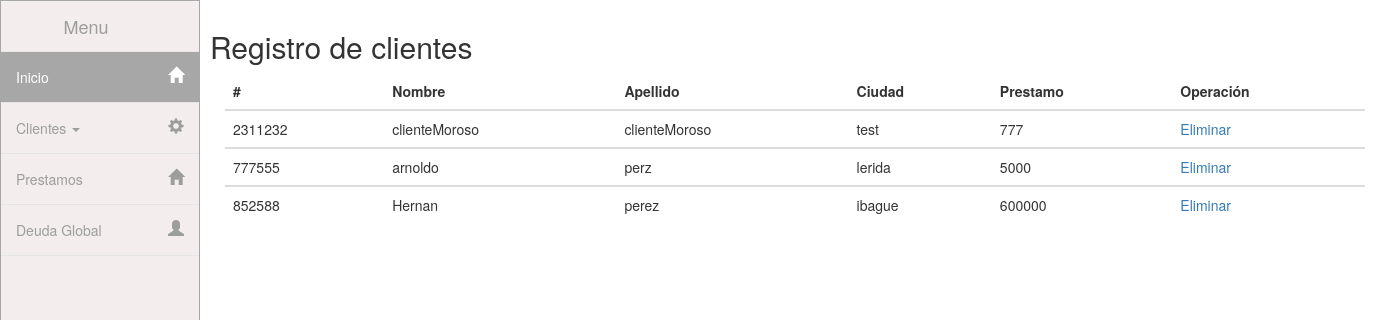
Page /view_clientesMorosos.php on the committed database.
### tables this page shows
CREATE TABLE IF NOT EXISTS `cliente` (
  `cedula` varchar(11) NOT NULL,
  `nombre` varchar(50) DEFAULT NULL,
  `apellido` varchar(50) DEFAULT NULL,
  `telefono` varchar(10) DEFAULT NULL,
  `direccion` varchar(250) DEFAULT NULL,
  `departamento` varchar(50) DEFAULT NULL,
  `ciudad` varchar(50) DEFAULT NULL,
  `prestamo` int(11) DEFAULT NULL,
  `observacion` varchar(250) DEFAULT NULL,
  `tipo` char(1) DEFAULT NULL,
  PRIMARY KEY (`cedula`)
);

### determ.php (called while the page is built, shortened)
<?php
class Login{
public function obtenerClientesMorosos(){
	$query = "SELECT * FROM cliente where tipo = 'M'";
	$confi=new Datos_conexion();
	$mysql=new mysqli($confi->host(),$confi->usuario(),$confi->pasword(),$confi->DB());
	$arr = [];
	$i=0;
	if ($result = $mysql->query($query)) {
	    while ($row = $result->fetch_assoc()) {
			$arr[$i] = $row;
		 	$i++;
	    }
	}
	return $arr;
}
}
 ?>

### view_clientesMorosos.php (the view, shortened to what this page needs)
<!DOCTYPE html PUBLIC "-//W3C//DTD XHTML 1.0 Transitional//EN" "http://www.w3.org/TR/xhtml1/DTD/		xhtml1-transitional.dtd">
<html xmlns="http://www.w3.org/1999/xhtml">
	<head>
		<link href="css/home.css" rel="stylesheet" >
		<link href="//maxcdn.bootstrapcdn.com/bootstrap/3.3.0/css/bootstrap.min.css" rel="stylesheet" id="bootstrap-css">
	</head>
	<body>
		<nav class="navbar navbar-inverse sidebar" role="navigation">
    		<div class="container-fluid">
				<div class="navbar-header">
					<a class="navbar-brand" href="#">Menu</a>
				</div>
				<div class="collapse navbar-collapse" id="bs-sidebar-navbar-collapse-1">
					<ul class="nav navbar-nav">
						<li class="active"><a href="inicio.php">Inicio<span style="font-size:16px;" class="pull-right hidden-xs showopacity glyphicon glyphicon-home"></span></a></li>
						<li class="dropdown">
		                    <a href="#" class="dropdown-toggle" data-toggle="dropdown">Clientes <span class="caret"></span><span style="font-size:16px;" class="pull-right hidden-xs showopacity glyphicon glyphicon-cog"></span></a>
						</li>
						<li><a href="#">Prestamos<span style="font-size:16px;" class="pull-right hidden-xs showopacity glyphicon glyphicon-home"></span></a></li>
						<li ><a href="#">Deuda Global<span style="font-size:16px;" class="pull-right hidden-xs showopacity glyphicon glyphicon-user"></span></a></li>
					</ul>
				</div>
			</div>
		</nav>
		<div class="main">
			<div>
				<h2>Registro de clientes</h2>
			</div>
			<div class="container">
				<?php
					require_once "determ.php";
					$data = new Login;
					$arr = $data->obtenerClientesMorosos();
				 ?>
				<table class="table">
				  <thead>
				    <tr>
				      <th scope="col">#</th>
				      <th scope="col">Nombre</th>
				      <th scope="col">Apellido</th>
				      <th scope="col">Ciudad</th>
				      <th scope="col">Prestamo</th>
				      <th scope="col">Operación</th>
				    </tr>
				  </thead>
				  <?php foreach ($arr as $row) {?>
				  <tbody>
				    <tr>
				      <td><?php echo $row["cedula"] ?></td>
				      <td><?php echo $row["nombre"] ?></td>
				      <td><?php echo $row["apellido"] ?></td>
				      <td><?php echo $row["ciudad"] ?></td>
				      <td><?php echo $row["prestamo"] ?></td>
				      <td><a href="eliminarCliente.php?cedula=<?php echo $row["cedula"];?>">Eliminar</a></td>
				    </tr>
				  </tbody>
				   <?php  } ?>
				</table>
			</div>
		</div>
	</body>
</html>

### css/home.css (style rules this page uses)
body,html { height: 100%; }
nav.sidebar.navbar { border-radius: 0px; }
nav.sidebar, .main { -webkit-transition: margin 200ms ease-out; -moz-transition: margin 200ms ease-out; -o-transition: margin 200ms ease-out; transition: margin 200ms ease-out; }
.main { padding: 10px 10px 0 10px; }
@media (min-width: 768px) { .main { position: absolute; width: calc(100% - 40px); margin-left: 40px; float: right; } }
@media (min-width: 768px) { nav.sidebar.navbar.sidebar>.container .navbar-brand, .navbar>.container-fluid .navbar-brand { margin-left: 0px; } }
@media (min-width: 768px) { nav.sidebar .navbar-brand, nav.sidebar .navbar-header { text-align: center; width: 100%; margin-left: 0px; } }
@media (min-width: 768px) { nav.sidebar a { padding-right: 13px; } }
@media (min-width: 768px) { nav.sidebar .navbar-nav > li:first-child { border-top: 1px #e5e5e5 solid; } }
@media (min-width: 768px) { nav.sidebar .navbar-nav > li { border-bottom: 1px #e5e5e5 solid; } }
@media (min-width: 768px) { nav.sidebar .navbar-collapse, nav.sidebar .container-fluid { padding: 0 0px 0 0px; } }
@media (min-width: 768px) { nav.sidebar { width: 200px; height: 100%; margin-left: -160px; float: left; z-index: 8000; margin-bottom: 0px; } }
@media (min-width: 768px) { nav.sidebar li { width: 100%; } }
@media (min-width: 1330px) { .main { width: calc(100% - 200px); margin-left: 200px; } }
@media (min-width: 1330px) { nav.sidebar { margin-left: 0px; float: left; } }
.navbar-inverse { background-color: #F3EDED !important; border-color: #A8A7A7 !important; }
.navbar-inverse .navbar-nav > .active > a, .navbar-inverse .navbar-nav > .active > a:hover, .navbar-inverse .navbar-nav > .active > a:focus { color: #fff; background-color: #A8A7A7 !important; }

### rows in the picture
cliente: cedula "2311232", nombre "clienteMoroso", apellido "clienteMoroso", ciudad "test", prestamo "777"
cliente: cedula "777555", nombre "arnoldo", apellido "perz", ciudad "lerida", prestamo "5000"
cliente: cedula "852588", nombre "Hernan", apellido "perez", ciudad "ibague", prestamo "600000"
